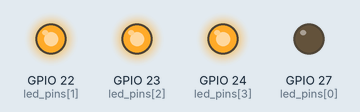
This program was run on a simulated Raspberry Pi (BCM pin numbers). On the bench: output pins drawn as LEDs (lit = HIGH). The clock reads 2024-03-15 10:24:30 at power-on unless the program sets it.

Above: at 0.1 s.
At 4.1 s:
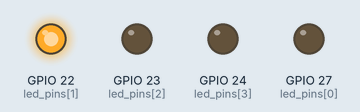
At 9.1 s:
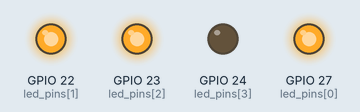
At 19.1 s:
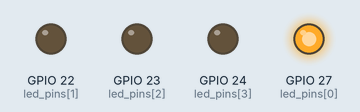
At 29.1 s:
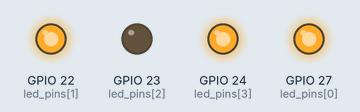
At 39.1 s:
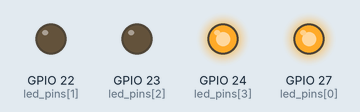
Timing chart, 0 to 40.0 s (numbered marks = the images above):
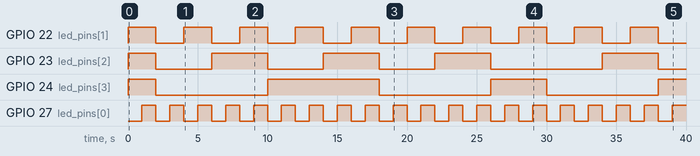

Measured:
- by itself, GPIO 22 (led_pins[1]): alternates HIGH for 2.0 s and LOW for 2.0 s
- by itself, GPIO 23 (led_pins[2]): goes HIGH 2.0 s, 3 × (LOW 4.0 s, HIGH 4.0 s), LOW 8.0 s, HIGH 4.0 s, then LOW
- by itself, GPIO 24 (led_pins[3]): goes HIGH 2.0 s, LOW 8.0 s, HIGH 8.0 s, LOW 8.0 s, HIGH 4.0 s, LOW 8.0 s, then HIGH
- by itself, GPIO 27 (led_pins[0]): alternates HIGH for 1.0 s and LOW for 1.0 s

The program:

led_control.py
```python
import RPi.GPIO as rg
from datetime import datetime
import time

led_pins = [27, 22, 23, 24]

rg.setmode(rg.BCM)
rg.setup(led_pins, rg.OUT)

try:
    while True:
        current_time = datetime.now().second

        for i, pin in enumerate(led_pins):
            rg.output(pin, (current_time%16) >> i & 1)

        time.sleep(1)

except KeyboardInterrupt:
    rg.cleanup()
```
